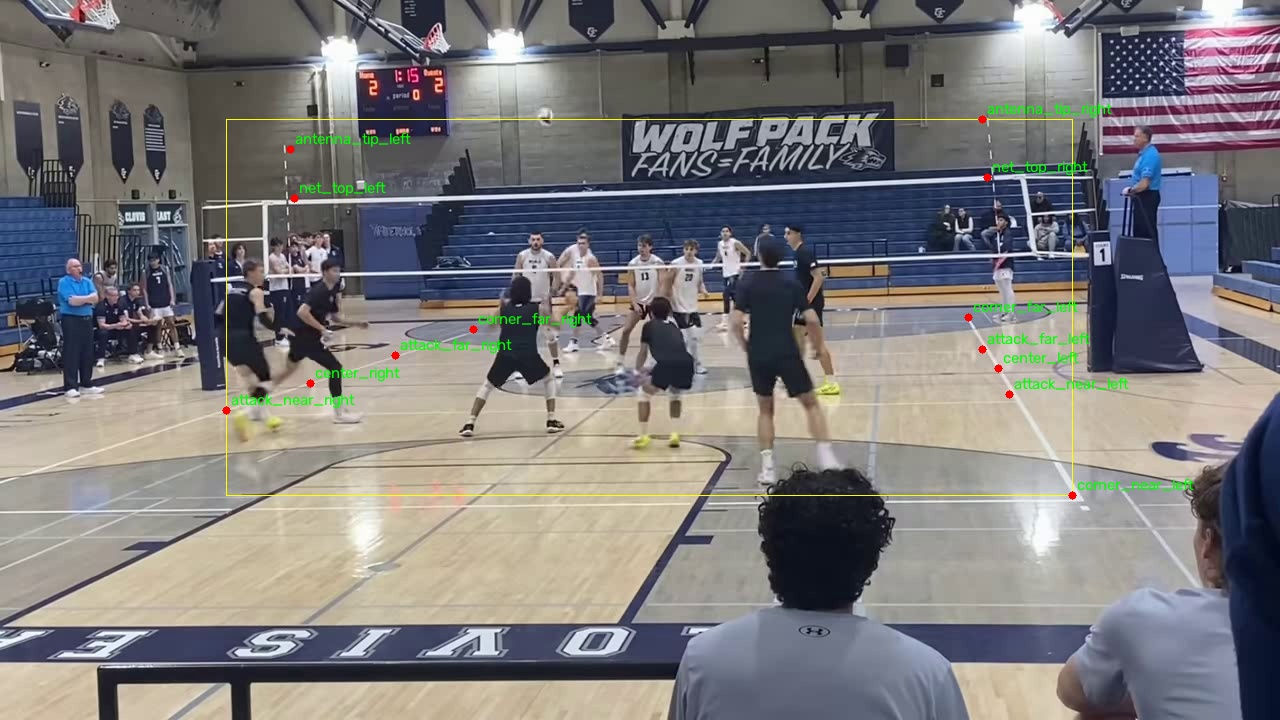
#> input picture data/dataset/court/check_menlo_00900.jpg, 1280 x 720 px; its folder holds only this picture in this run
$ python -i court_search.py   (imports and definitions only)
#> lines starting #> are read from the running program, lines starting #| are printed output that depends on the picture; after the words box and inside, x2 and y2 are one past the last pixel; in counts of white or black regions, pixels touching at a corner belong together
#> further down, picture is the input picture: shape (720, 1280, 3); mean B, G, R 123.3, 123, 124.8
### farmclip/lines.py
"""Court-line segment detection for calibration assistance.

Two detectors, two definitions of "line":

- detect_segments (old): a line is anything locally BRIGHT and thin (tophat).
  Cheap, but a chair edge, jersey seam and banner border all qualify — on
  cluttered venues it returns 100+ segments, most of them not court lines.
- detect_stripes (new): a line is a narrow band of near-uniform colour whose
  two FLANKS MATCH EACH OTHER and differ from the band. A painted line is a
  stripe (same floor both sides); a chair/jersey/banner boundary is a step
  (different stuff each side) and is rejected by construction. Says nothing
  about brightness, so white-on-wood, white-on-blue and coloured lines all
  respond the same.

Neither knows what a COURT is — that discrimination belongs to the solve,
which is the only stage that can ask "do these eight lines close into an
18x9m rectangle under one homography".
"""

import cv2
import numpy as np


# [14 lines left out: function detect_segments, not called in this run]


def stripe_response(frame, widths=(3, 5, 8, 12), blur=3):
    """Per-pixel "I am the middle of a stripe" score, in Lab colour distance.

    For each half-width d and each of 4 axes, compare the pixel to its
    neighbours at +-d: a stripe centre differs from BOTH flanks while the
    flanks match each other. Scoring flank agreement is what rejects step
    edges — at a chair edge the two flanks are wildly different, so the score
    goes negative no matter how strong the edge is.

    Several widths because a 5cm line is ~15px near the camera and ~2px at the
    far endline; the old constant-width assumption is exactly what made far
    lines invisible and fat highlights look like lines.
    """
#> called with widths = (3, 5, 8, 12), blur = 3
    lab = cv2.cvtColor(cv2.GaussianBlur(frame, (blur, blur), 0), cv2.COLOR_BGR2Lab)
#> lab: shape (720, 1280, 3); mean of channels 0, 1, 2 130, 129.6, 127.6
    lab = lab.astype(np.float32)
#> lab: shape (720, 1280, 3) float32; mean of channels 0, 1, 2 130, 129.3, 127.7
    best = np.full(lab.shape[:2], -1e9, np.float32)
    for d in widths:
        for dx, dy in ((1, 0), (0, 1), (1, 1), (1, -1)):
            a = np.roll(np.roll(lab, d * dy, 0), d * dx, 1)
            b = np.roll(np.roll(lab, -d * dy, 0), -d * dx, 1)
            centre = np.minimum(np.linalg.norm(lab - a, axis=2),
                                np.linalg.norm(lab - b, axis=2))
            flank = np.linalg.norm(a - b, axis=2)
            np.maximum(best, centre - flank, out=best)
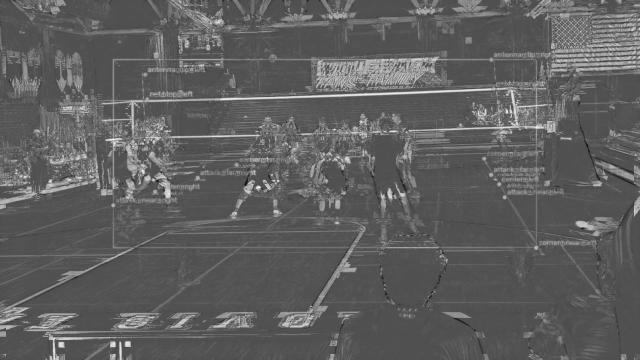
#> best: shape (720, 1280) float32 (shown at 1/2 size); min -94.81, max 203.8, mean 16.5; drawn with min black and max white
    return best


# [256 lines left out: functions floor_mask, detect_stripes, grow_objects, line_shape, detect_line_objects, segment_colors and 4 more, not called in this run]


# [2 lines that do not run on import are left out]

### farmclip/court_search.py
"""Find the court by searching camera poses, not by classifying pixels.

Bottom-up calibration (segment the lines, name them, fit a pose) has to
re-learn what a sideline looks like at every venue. This inverts it: the court
is a rigid body of exactly known size, so ask which camera pose puts the known
18x9 m model onto this image's line evidence, and search for it directly.

Nothing here is trained. The only model is the FIVB rulebook, so a venue the
segmenter has never seen costs nothing extra.

Why it is tractable: the pose manifold is 6-D once you use the domain
constraints (camera behind an end line, looking at the court, level horizon),
and one hypothesis costs a projection plus a table lookup. Cross-entropy
method with restarts converges in ~10^6 evaluations, i.e. seconds.

Two deliberate choices:

- **Off-frame samples are excluded from the error but gated on separately.**
  Scoring them as maximum error looks like the safe choice and is not: near
  corners are genuinely out of frame in this footage (that is the premise of
  the whole repo), so it scores the TRUE pose at 11.9/20 and hands the win to
  a pose that crams the court onscreen. Measured, not theorised. The sparsity
  hole it was meant to close — push the court off-screen until only a
  well-fitting fragment is left — is closed by the two gates instead: enough
  of the model must be in frame, and it must SPAN the frame.
- **Evidence is the stripe response (lines.stripe_response), not Canny.** A
  painted line has matching floor on both flanks; a chair edge, banner border
  or jersey seam does not. Canny cannot tell them apart and the search will
  happily fit the clutter.
"""

import cv2
import numpy as np

from .court import ATTACK, HL, HW, NET_H

# (lo, hi) per parameter: camera xyz, aim xz on the floor, focal / image width.
# Camera restricted to +X: the court is symmetric under 180 deg about Y, so the
# -X half of the space holds only duplicates of poses already searched.
BOUNDS = np.array([
    (7.0, 32.0),    # cam x — behind the near end line (x=+9), give or take
    (0.8, 12.0),    # cam y — tripod to balcony
    (-14.0, 14.0),  # cam z — lateral offset
    (-9.0, 9.0),    # aim x — a point on the floor the camera looks at
    (-7.0, 7.0),    # aim z
    (0.4, 3.0),     # focal, in image widths
])

MODEL_LINES = [
    ((-HL, 0, -HW), (+HL, 0, -HW)),
    ((-HL, 0, +HW), (+HL, 0, +HW)),
    ((-HL, 0, -HW), (-HL, 0, +HW)),
    ((+HL, 0, -HW), (+HL, 0, +HW)),
    ((-ATTACK, 0, -HW), (-ATTACK, 0, +HW)),
    ((+ATTACK, 0, -HW), (+ATTACK, 0, +HW)),
    ((0, 0, -HW), (0, 0, +HW)),
    ((0, NET_H, -HW), (0, NET_H, +HW)),
]


# [4 lines left out: function model_points, not called in this run]


def cost_map(frame, thresh: float = 12.0, min_px: int = 400) -> np.ndarray:
    """Pixel -> distance to the nearest thing that looks like a painted line.

    Stripe response first (see module docstring); falls back to Canny when the
    floor is too dark/washed out for the stripe test to fire at all, because a
    weak cost map beats no cost map.
    """
    mask = (lines_stripe(frame) > thresh).astype(np.uint8) * 255
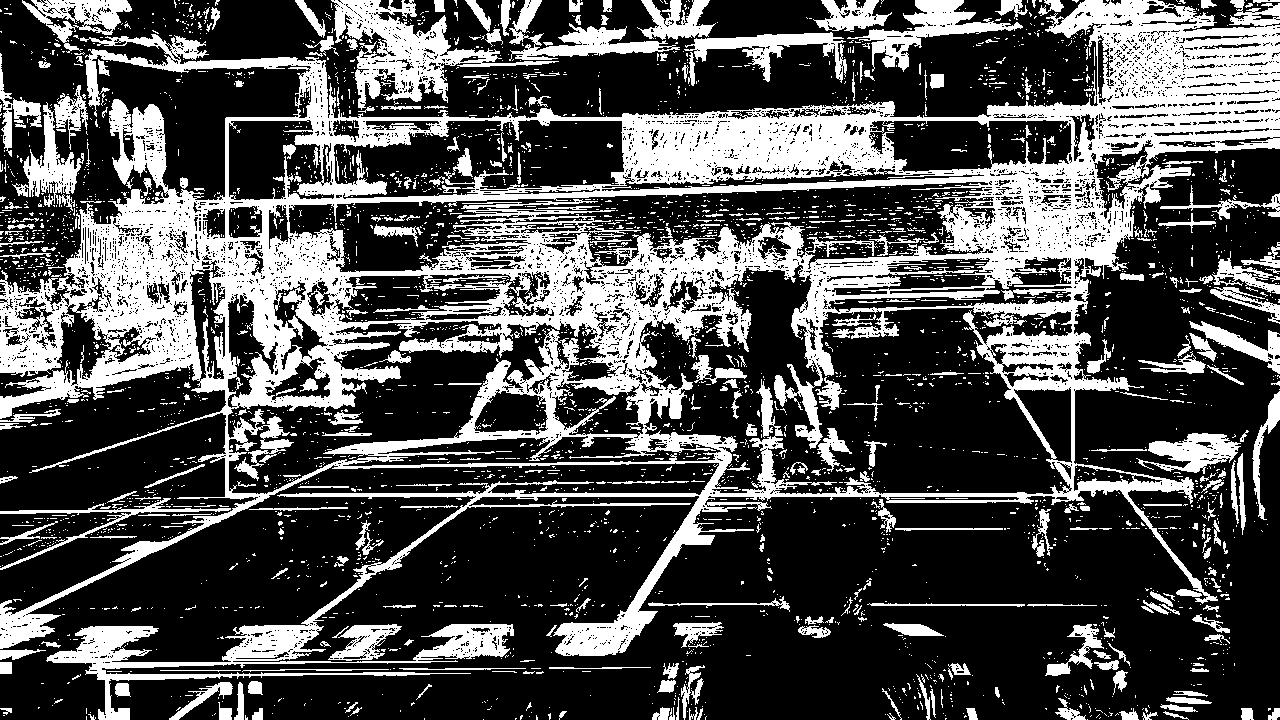
#> mask: shape (720, 1280); 31% white; 3833 white regions (3442 under 20 px), largest, box (x1, y1, x2, y2) and area: (0, 0, 1280, 720) 206396, (331, 0, 559, 110) 7519, (847, 0, 1023, 72) 3449
    if int(mask.sum()) // 255 < min_px:
        g = cv2.cvtColor(frame, cv2.COLOR_BGR2GRAY)
        mask = cv2.Canny(cv2.GaussianBlur(g, (5, 5), 0), 50, 150)
    return cv2.distanceTransform(255 - mask, cv2.DIST_L2, 3)
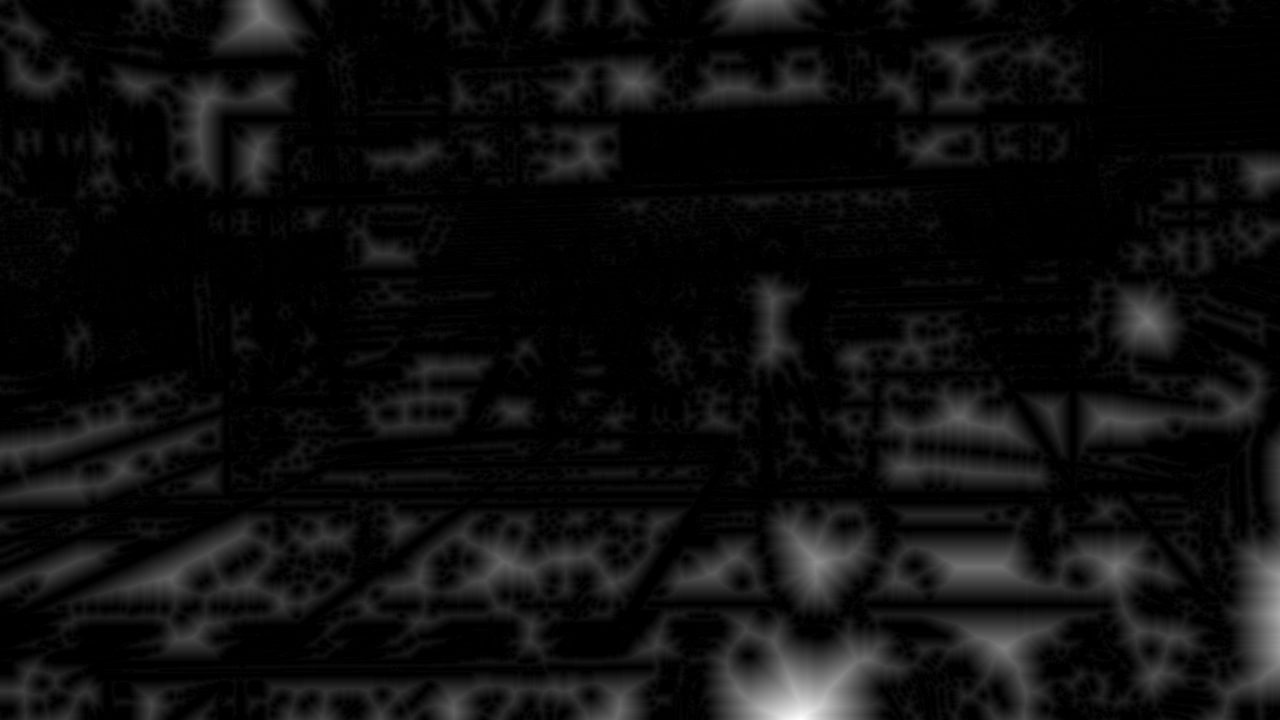
#> returned value: shape (720, 1280) float32; min 0, max 81.84, mean 4.8; drawn with min black and max white


def lines_stripe(frame):
    from .lines import stripe_response  # deferred: lines imports are heavy
    return stripe_response(frame)


# [17 lines left out: function poses, not called in this run]


REJECT = 1e6      # finite, so argsort stays well-defined when a batch is all bad
MIN_VISIBLE = 0.5  # fraction of model samples that must land in frame
MIN_SPAN = (0.30, 0.12)  # projected court must cover this much of (width, height)


# [98 lines left out: functions scores, search, params_from_calib, not called in this run]


# Half-width of the local search box, per parameter. Sized from the measured
# capture radius, not guessed: the objective climbs ~5px per metre of camera
# position, so a box much wider than this just re-opens the global problem.
REFINE_SPAN = np.array([1.5, 0.8, 1.5, 2.0, 2.0, 0.15])


# [94 lines left out: functions refine, to_calib, _render, _self_check, not called in this run]


# ponytail: search() is deliberately kept even though blind global search does
# NOT solve real frames — measured, see docs/plans/court-search.md. It is what
# refine() runs inside a small box, and it is the honest place to plug a
# correspondence-based initializer (vanishing points) when that exists.


# [2 lines not run here, left out]

>>> import cv2
>>> picture = cv2.imread('../data/dataset/court/check_menlo_00900.jpg')
>>> result = cost_map(picture)
